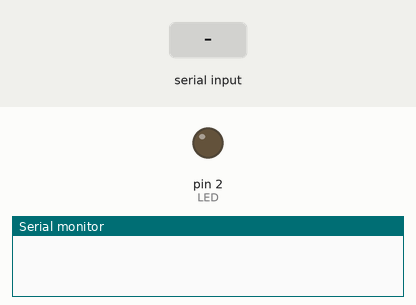
The sketch below on a simulated Arduino Uno, built with avr-gcc and run on an emulated ATmega328P. Shown: output pins drawn as LEDs (lit = HIGH), the last lines printed to the serial monitor. The test bench sets the inputs (shaded band).

Above: at 1.2 s.
1.3 s: "l" received over Serial
At 2.3 s:
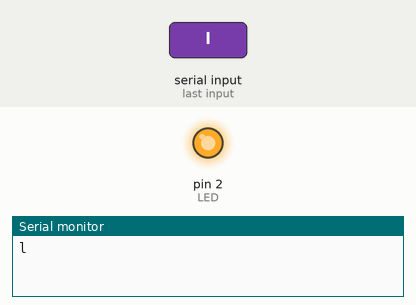
2.8 s: "d" received over Serial
At 3.5 s:
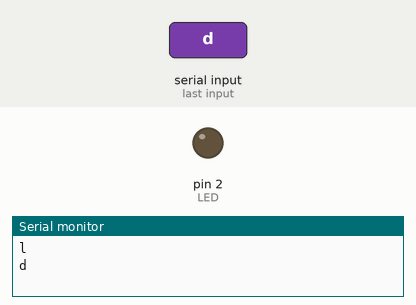
Timing chart, 0 to 5.8 s (numbered marks = the images above; inputs shaded):
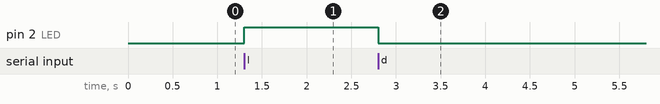

Measured:
- after the input at 1.3 s, pin 2 (LED): LOW → HIGH at once
- after the input at 2.8 s, pin 2 (LED): HIGH → LOW at once

The sketch:

Automa__o.ino
```cpp
int  LED = 2;
char leitura;

void setup() {
  Serial.begin(9600);
  pinMode(LED, OUTPUT);
}

void loop() {

  if (Serial.available() > 0){
    leitura = Serial.read();
    Serial.println(leitura);
    if (leitura == 'l'){
      digitalWrite(LED,HIGH);
      delay(1000);
      }
    if (leitura == 'd'){
      digitalWrite(LED,LOW);
      delay(1000);
    }
   }
  }
```
